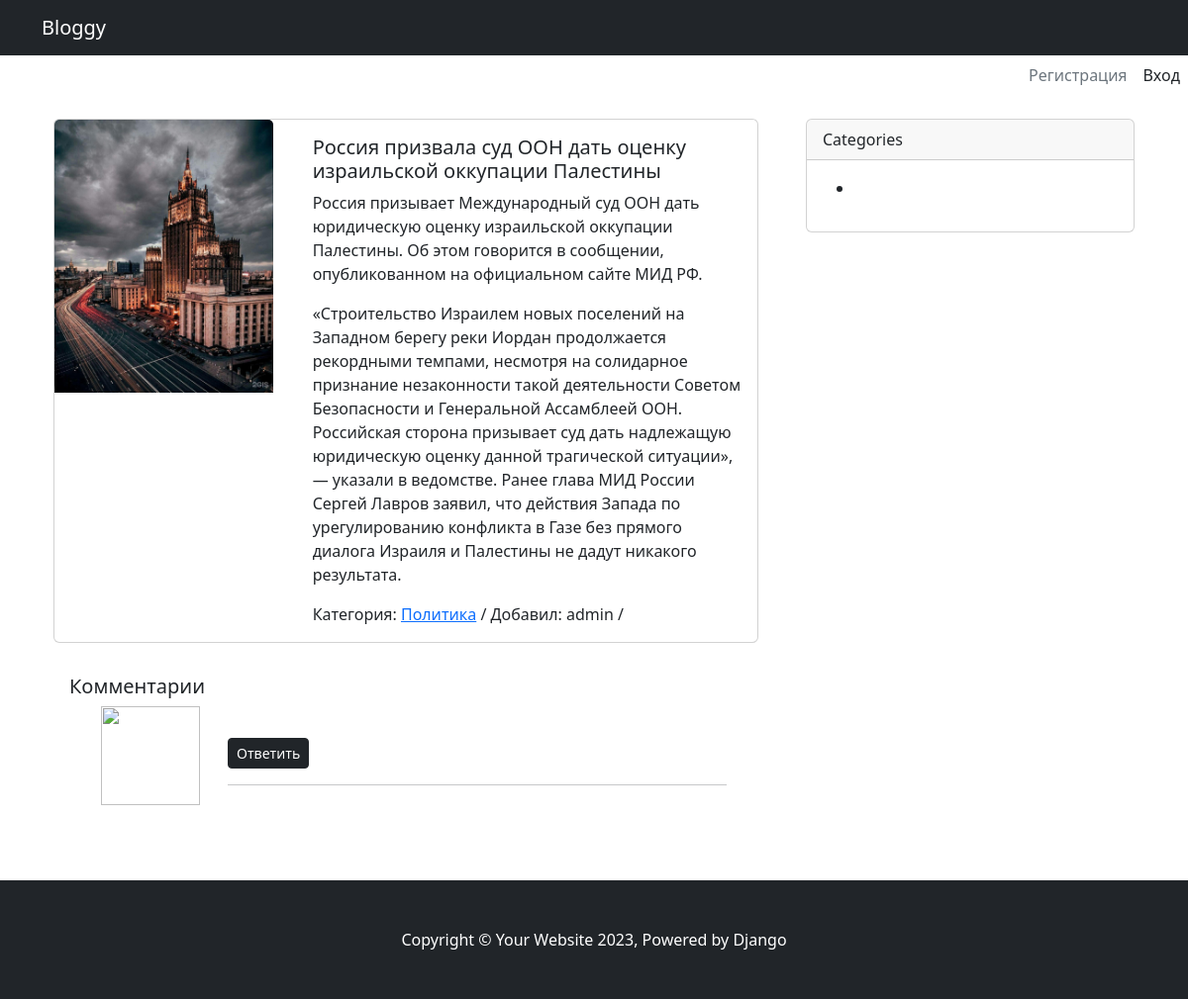
The page /post/rossiya-prizvala-sud-oon-dat-otsenku-izrailskoj-okkupatsii-palestinyi-db9f994d/ on the database its author committed.
### apps/blog/models.py (models this page shows, shortened)
class Post(models.Model):
    STATUS_OPTIONS = (
        ('published', 'Опубликовано'),
        ('draft', 'Черновик')
    )
    title = models.CharField(verbose_name='Название записи', max_length=255)
    slug = models.SlugField(verbose_name='URL', max_length=255, blank=True)
    description = RichTextField(verbose_name='Краткое описание', max_length=500)
    text = RichTextField(verbose_name='Полный текст записи')
    category = TreeForeignKey('Category', on_delete=models.PROTECT, related_name='posts', verbose_name='Категория')
    thumbnail = models.ImageField(
        verbose_name='Изображение записи',
        blank=True,
        upload_to='images/thumbnails/%Y/%m/%d/',
        validators=[FileExtensionValidator(allowed_extensions=('png', 'jpg', 'webp', 'jpeg', 'gif'))]
    )
    upload_to = 'images/thumbnails/%Y/%m/%d/',
    status = models.CharField(choices=STATUS_OPTIONS, default='published', verbose_name='Статус записи', max_length=10)
    create = models.DateTimeField(verbose_name='Время добавления', default=timezone.now)
    author = models.ForeignKey(to=User, verbose_name='Автор', on_delete=models.SET_DEFAULT, related_name='author_posts',
                               default=1)
    updater = models.ForeignKey(to=User, verbose_name='Обновил', on_delete=models.SET_NULL, null=True,
                                related_name='updater_posts', blank=True)
    fixed = models.BooleanField(verbose_name='Прикреплено', default=False)
    objects = models.Manager()
    custom = PostManager()
    tags = TaggableManager()
    class Meta:
        db_table = 'blog_post'
        ordering = ['-fixed', '-create']
        indexes = [models.Index(fields=['-fixed', '-create', 'status'])]
        verbose_name = 'Статья'
        verbose_name_plural = 'Статьи'

class Category(MPTTModel):
    title = models.CharField(max_length=255, verbose_name='Название категории')
    slug = models.SlugField(max_length=255, verbose_name='URL категории', blank=True)
    description = models.TextField(verbose_name='Описание категории', max_length=300)
    parent = TreeForeignKey(
        'self',
        on_delete=models.CASCADE,
        null=True,
        blank=True,
        db_index=True,
        related_name='children',
        verbose_name='Родительская категория'
    )
    class MPTTMeta:
        order_insertion_by = ('title',)
    class Meta:
        verbose_name = 'Категория'
        verbose_name_plural = 'Категории'
        db_table = 'app_categories'

### apps/blog/views.py (the view)
# urls.py: path('post/<str:slug>/', PostDetailView.as_view(), name='post_detail'),
class PostDetailView(DetailView):
    model = Post
    template_name = 'blog/post_detail.html'
    context_object_name = 'post'
    def get_context_data(self, **kwargs):
        context = super().get_context_data(**kwargs)
        context['title'] = self.object.title
        context['form'] = CommentCreateForm
        return context

### templates/blog/post_detail.html (shortened to what this page needs)
{% extends 'main.html' %}
{% load mptt_tags %}
{% load static %}
{% block content %}
<div class="card mb-3">
	<div class="row">
		<div class="col-4">
			<img src="{{ post.thumbnail.url }}" class="card-img-top" alt="{{ post.title }}" />
		</div>
		<div class="col-8">
			<div class="card-body">
				<h5>{{ post.title }}</h5>
                <p class="card-text">{{ post.description|safe }}</p>
				<p class="card-text">{{ post.text|safe }}</p>
				Категория: <a href="{% url 'post_by_category' post.category.slug %}">{{ post.category.title }}</a> / Добавил: {{ post.author.username }} / <small>{{ post.time_create }}</small>
			</div>
		</div>
	</div>
</div>
<div class="card border-0">
	<div class="card-body">
		<h5 class="card-title">
			Комментарии
		</h5>
		{% include 'blog/comments/comments_list.html' %}
	</div>
</div>
{% endblock %}

### rows shown on the page
Post: thumbnail (picture), title "Россия призвала суд ООН дать оценку израильской оккупации Палестины", description "Россия призывает Международный суд ООН дать юридическую оценку израильской оккупации Палестины. Об этом говорится в сообщении, опубликованном на официальном сайте МИД РФ.", text "«Строительство Израилем новых поселений на Западном берегу реки Иордан продолжается рекордными темпами, несмотря на солидарное признание незаконности такой деятельности Советом Безопасности и Генеральной Ассамблеей ООН. Российская сторона призывает суд дать надлежащую юридическую оценку данной трагической ситуации», — указали в ведомстве. Ранее глава МИД России Сергей Лавров заявил, что действия Запада по урегулированию конфликта в Газе без прямого диалога Израиля и Палестины не дадут никакого результата.", category "Политика", author.username "admin"
